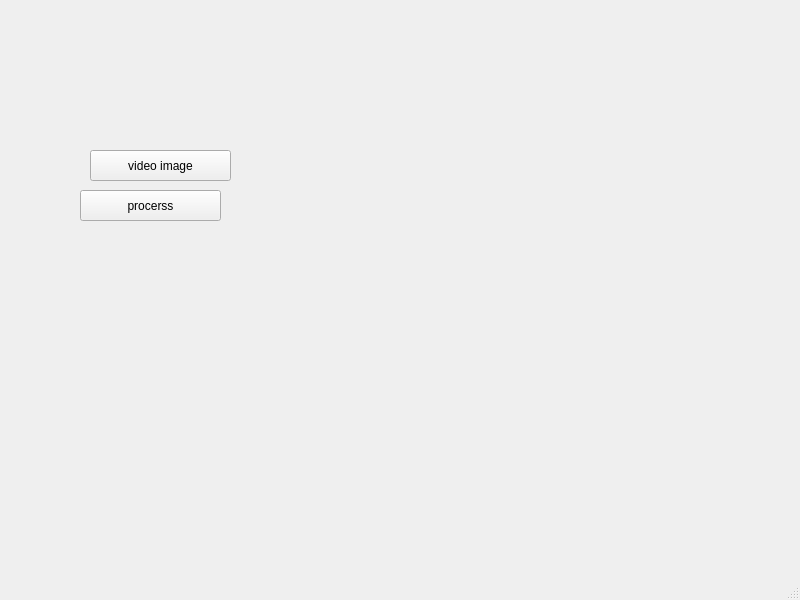
<?xml version="1.0" encoding="UTF-8"?>
<ui version="4.0">
 <class>MainWindow</class>
 <widget class="QMainWindow" name="MainWindow">
  <property name="geometry">
   <rect>
    <x>0</x>
    <y>0</y>
    <width>800</width>
    <height>600</height>
   </rect>
  </property>
  <property name="windowTitle">
   <string>MainWindow</string>
  </property>
  <widget class="QWidget" name="centralwidget">
   <widget class="QPushButton" name="pushButton">
    <property name="geometry">
     <rect>
      <x>90</x>
      <y>150</y>
      <width>141</width>
      <height>31</height>
     </rect>
    </property>
    <property name="text">
     <string>video image</string>
    </property>
   </widget>
   <widget class="QPushButton" name="pushButton_2">
    <property name="geometry">
     <rect>
      <x>80</x>
      <y>190</y>
      <width>141</width>
      <height>31</height>
     </rect>
    </property>
    <property name="text">
     <string>procerss</string>
    </property>
   </widget>
   <zorder>pushButton_2</zorder>
   <zorder>pushButton</zorder>
  </widget>
  <widget class="QMenuBar" name="menubar">
   <property name="geometry">
    <rect>
     <x>0</x>
     <y>0</y>
     <width>800</width>
     <height>22</height>
    </rect>
   </property>
  </widget>
  <widget class="QStatusBar" name="statusbar"/>
 </widget>
 <resources/>
 <connections/>
</ui>
